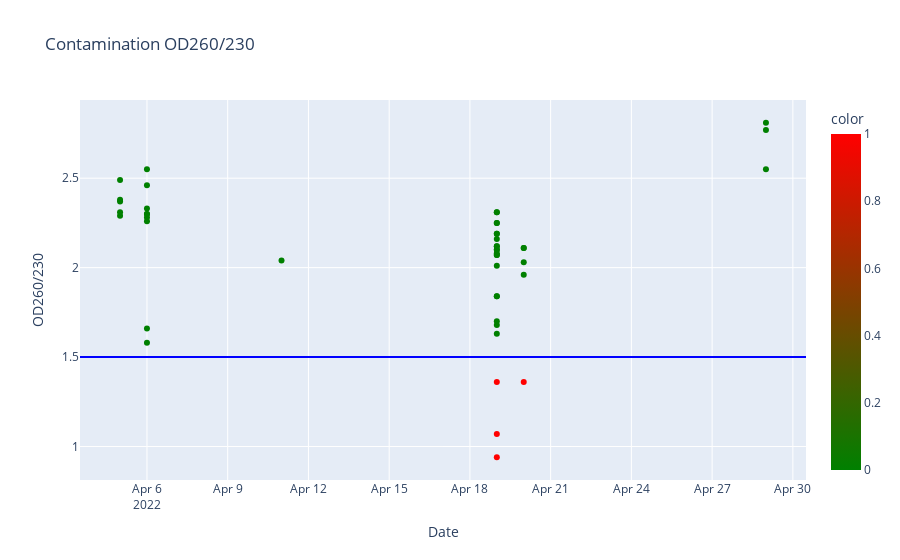

Source (notebook cell):
### Code cell
fig = px.scatter(df1, x="Date", y="OD260/230",
                 hover_data=['ParticipantID'],title = 'Contamination OD260/230',
                
    
        color=(
            
            (df1['OD260/230'] <1.5)
        ).astype('int'),
        color_continuous_scale=["green", "red"]
        
    )
fig.add_hline(y=1.5, line_width=2, line_color="blue")
#fig.add_hline(y=2.0, line_width=2, line_color="blue")


fig.show()

### Figure 1 — Plotly figure (JSON) as saved in the notebook; plotly's stock layout.template omitted (floating-point values rounded to 4 significant figures)
{"data": [{"customdata": [["K039336F"], ["K039317K"], ["K036350K"], ["K024292D"], ["K039339J"], ["K039289E"], ["K037463V"], ["K041633C"], ["K039452G"], ["K039083F"], ["K030902N"], ["K036349J"], ["K039344P"], ["K036348H"], ["K039337G"], ["K039335E"], ["K039292H"], ["K043668P"], ["K041385H"], ["K029049Z"], ["K037464W"], ["K041381D"], ["K039345Q"], ["K039275P"], ["K039297N"], ["K039343N"], ["K039352Y"], ["K023506Z"], ["K039328X"], ["K039332B"], ["K043221D"], ["K039320N"], ["K039348T"], ["K039354A"], ["K041646R"], ["K000815K"], ["K039346R"], ["K035312G"], ["K039326V"], ["K039347S"], ["K039342M"], ["K044761C"], ["K039351X"], ["K039329Y"], ["K039605Y"], ["K044760B"]], "hovertemplate": "Date=%{x}<br>OD260/230=%{y}<br>ParticipantID=%{customdata[0]}<br>color=%{marker.color}<extra></extra>", "legendgroup": "", "marker": {"color": [1, 1, 0, 0, 0, 0, 0, 0, 0, 0, 0, 0, 0, 0, 0, 0, 0, 0, 0, 0, 0, 0, 1, 0, 0, 0, 0, 0, 0, 0, 0, 0, 0, 0, 0, 0, 1, 0, 0, 0, 0, 0, 0, 0, 0, 0], "coloraxis": "coloraxis", "symbol": "circle"}, "mode": "markers", "name": "", "orientation": "v", "showlegend": false, "type": "scatter", "x": ["2022-04-20", "2022-04-19", "2022-04-06", "2022-04-19", "2022-04-19", "2022-04-06", "2022-04-05", "2022-04-19", "2022-04-19", "2022-04-20", "2022-04-05", "2022-04-06", "2022-04-20", "2022-04-19", "2022-04-06", "2022-04-19", "2022-04-19", "2022-04-19", "2022-04-29", "2022-04-11", "2022-04-19", "2022-04-29", "2022-04-19", "2022-04-19", "2022-04-05", "2022-04-19", "2022-04-19", "2022-04-20", "2022-04-06", "2022-04-06", "2022-04-19", "2022-04-06", "2022-04-05", "2022-04-19", "2022-04-19", "2022-04-19", "2022-04-19", "2022-04-29", "2022-04-06", "2022-04-05", "2022-04-19", "2022-04-19", "2022-04-20", "2022-04-06", "2022-04-19", "2022-04-19"], "xaxis": "x", "y": [1.36, 0.94, 2.46, 2.19, 2.1, 2.28, 2.49, 1.84, 2.25, 2.11, 2.37, 2.3, 2.03, 2.31, 2.3, 2.01, 1.7, 2.07, 2.81, 2.04, 2.16, 2.55, 1.07, 2.12, 2.38, 2.07, 2.1, 1.96, 2.33, 1.58, 2.12, 1.66, 2.29, 1.68, 2.31, 1.63, 1.36, 2.77, 2.26, 2.31, 2.19, 2.25, 2.11, 2.55, 1.84, 2.08], "yaxis": "y"}], "layout": {"coloraxis": {"colorbar": {"title": {"text": "color"}}, "colorscale": [[0, "green"], [1, "red"]]}, "legend": {"tracegroupgap": 0}, "shapes": [{"line": {"color": "blue", "width": 2}, "type": "line", "x0": 0, "x1": 1, "xref": "x domain", "y0": 1.5, "y1": 1.5, "yref": "y"}], "title": {"text": "Contamination OD260/230"}, "xaxis": {"anchor": "y", "domain": [0, 1], "title": {"text": "Date"}}, "yaxis": {"anchor": "x", "domain": [0, 1], "title": {"text": "OD260/230"}}}}
